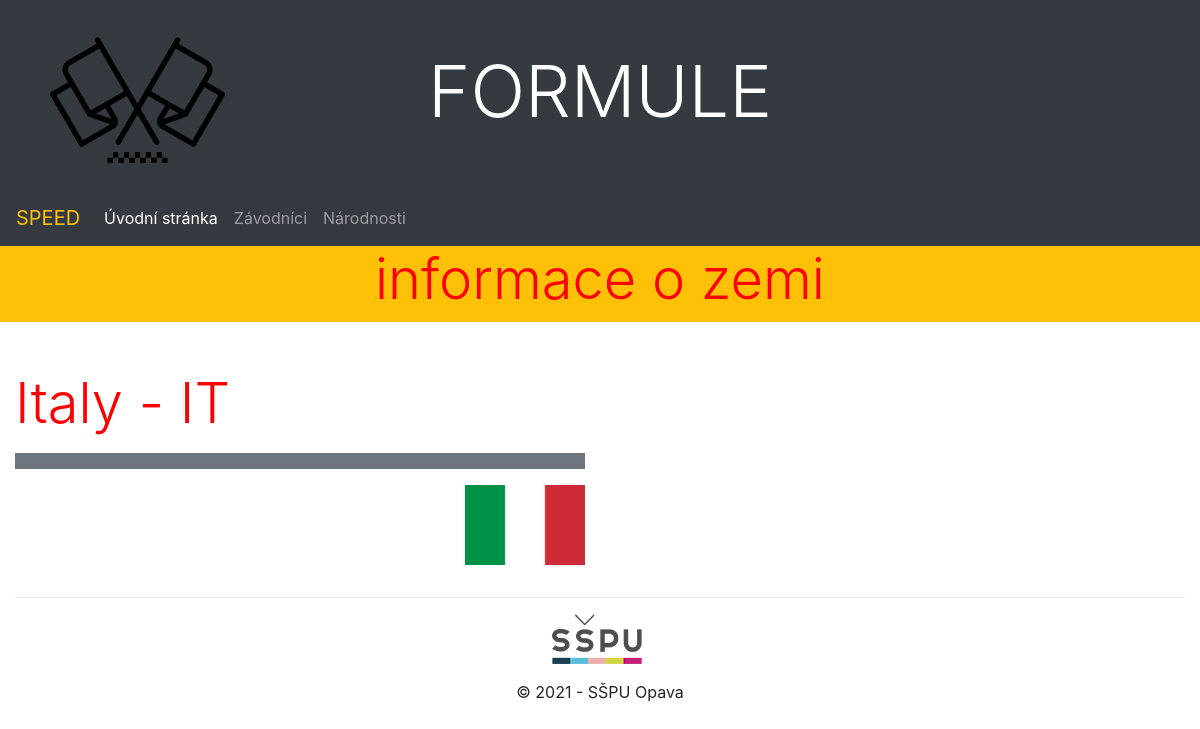
The app's page /formule/nations/8 with its own data.
### formule/models.py (models this page shows, shortened)
class Nationality(models.Model):
    nationality_name = models.CharField(max_length=20, verbose_name='Name')
    nationality_shortcut = models.CharField(max_length=3, verbose_name='Shortcut')
    photo = models.ImageField(upload_to = pic_nat, blank=True, null=True, verbose_name="Nationality flag")
    class Meta:
        ordering = ['nationality_name']

### formule/views.py (the view)
# urls.py: path('nations/<int:pk>', views.nationsDetailView.as_view(), name='nation_detail'),
class nationsDetailView(DetailView):
    model = Nationality
    context_object_name = 'nation_detail'
    template_name = "detail_nations.html"

### formule/templates/detail_nations.html (shortened to what this page needs)
{% extends "base.html" %}
{% block content %}
<div class="row mb-3">
    <div class="col-sm-12 bg-warning">
        <h2 class="display-4 text-center">informace o zemi</h2>
    </div>
</div>
<div class="row mt-5 mb-3">
    <div class="col-lg-6 mb-3">
        <h2 class="display-4 mb-3">{{ nation_detail.nationality_name }} - {{ nation_detail.nationality_shortcut}}</h2>
        <div class="bg-secondary text-light p-2 mb-3">
        </div>
        <div class="row">
            <div class="col-md-9">
            </div>
            <div class="col-md-3">
                {% if nation_detail.photo %}
                 <a href="{{ nation_detail.photo.url }}" data-gallery="gallery">
                    <img src="{{ nation_detail.photo.url }}" class="img-fluid" alt="Plakát k filmu">
                </a>
                {% endif %}
            </div>
        </div>
    </div>
</div>
{% endblock %}

### formule/static/css/styles.css (style rules this page uses)
h2 { color: red !important; }

### records on screen
Nationality: nationality_name "Italy", nationality_shortcut "IT", photo (picture)
